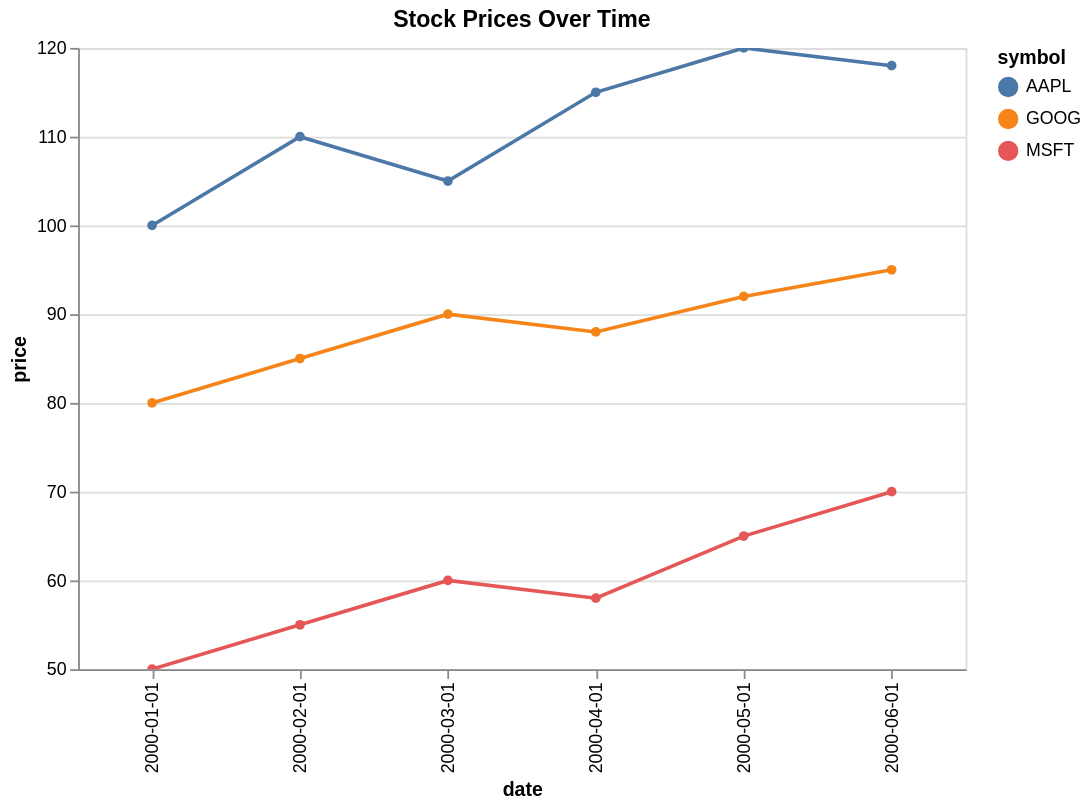

Vega-Lite specification for this chart:
### Vega-Lite specification from a JSON file in a GitHub repository (floating-point values rounded to 4 significant figures)
{"$schema": "https://vega.github.io/schema/vega-lite/v5.json", "data": {"values": [{"date": "2000-01-01", "price": 100.0, "symbol": "AAPL"}, {"date": "2000-02-01", "price": 110.0, "symbol": "AAPL"}, {"date": "2000-03-01", "price": 105.0, "symbol": "AAPL"}, {"date": "2000-04-01", "price": 115.0, "symbol": "AAPL"}, {"date": "2000-05-01", "price": 120.0, "symbol": "AAPL"}, {"date": "2000-06-01", "price": 118.0, "symbol": "AAPL"}, {"date": "2000-01-01", "price": 80.0, "symbol": "GOOG"}, {"date": "2000-02-01", "price": 85.0, "symbol": "GOOG"}, {"date": "2000-03-01", "price": 90.0, "symbol": "GOOG"}, {"date": "2000-04-01", "price": 88.0, "symbol": "GOOG"}, {"date": "2000-05-01", "price": 92.0, "symbol": "GOOG"}, {"date": "2000-06-01", "price": 95.0, "symbol": "GOOG"}, {"date": "2000-01-01", "price": 50.0, "symbol": "MSFT"}, {"date": "2000-02-01", "price": 55.0, "symbol": "MSFT"}, {"date": "2000-03-01", "price": 60.0, "symbol": "MSFT"}, {"date": "2000-04-01", "price": 58.0, "symbol": "MSFT"}, {"date": "2000-05-01", "price": 65.0, "symbol": "MSFT"}, {"date": "2000-06-01", "price": 70.0, "symbol": "MSFT"}]}, "encoding": {"color": {"field": "symbol", "type": "nominal"}, "opacity": {"condition": {"empty": true, "param": "legend_selection", "value": 1}, "value": 0.15}, "tooltip": [{"field": "date", "type": "nominal"}, {"field": "symbol", "type": "nominal"}, {"field": "price", "type": "quantitative"}], "x": {"field": "date", "type": "nominal"}, "y": {"field": "price", "scale": {"zero": false}, "type": "quantitative"}}, "height": 350, "mark": {"point": true, "type": "line"}, "params": [{"bind": "scales", "name": "grid", "select": {"encodings": ["y"], "type": "interval"}}, {"bind": "legend", "name": "legend_selection", "select": {"fields": ["symbol"], "type": "point"}}], "title": "Stock Prices Over Time", "width": 500}
